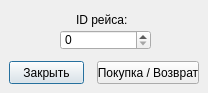
<?xml version="1.0" encoding="UTF-8"?>
<ui version="4.0">
 <class>TicketRequestWindow</class>
 <widget class="QDialog" name="TicketRequestWindow">
  <property name="geometry">
   <rect>
    <x>0</x>
    <y>0</y>
    <width>208</width>
    <height>93</height>
   </rect>
  </property>
  <property name="minimumSize">
   <size>
    <width>208</width>
    <height>93</height>
   </size>
  </property>
  <property name="maximumSize">
   <size>
    <width>208</width>
    <height>93</height>
   </size>
  </property>
  <property name="windowTitle">
   <string>Запрос билета</string>
  </property>
  <property name="windowIcon">
   <iconset resource="icons.qrc">
    <normaloff>:/new/prefix1/icons1/samolet.jpg</normaloff>:/new/prefix1/icons1/samolet.jpg</iconset>
  </property>
  <widget class="QPushButton" name="closeButton">
   <property name="geometry">
    <rect>
     <x>9</x>
     <y>61</y>
     <width>75</width>
     <height>23</height>
    </rect>
   </property>
   <property name="text">
    <string>Закрыть</string>
   </property>
  </widget>
  <widget class="QPushButton" name="requestButton">
   <property name="geometry">
    <rect>
     <x>97</x>
     <y>61</y>
     <width>102</width>
     <height>23</height>
    </rect>
   </property>
   <property name="text">
    <string>Покупка / Возврат</string>
   </property>
  </widget>
  <widget class="QSpinBox" name="routeIDEdit">
   <property name="geometry">
    <rect>
     <x>60</x>
     <y>30</y>
     <width>91</width>
     <height>20</height>
    </rect>
   </property>
   <property name="maximum">
    <number>9999</number>
   </property>
  </widget>
  <widget class="QLabel" name="label">
   <property name="geometry">
    <rect>
     <x>76</x>
     <y>10</y>
     <width>51</width>
     <height>20</height>
    </rect>
   </property>
   <property name="text">
    <string>ID рейса:</string>
   </property>
  </widget>
 </widget>
 <resources>
  <include location="icons.qrc"/>
 </resources>
 <connections>
  <connection>
   <sender>closeButton</sender>
   <signal>clicked()</signal>
   <receiver>TicketRequestWindow</receiver>
   <slot>close()</slot>
   <hints>
    <hint type="sourcelabel">
     <x>46</x>
     <y>72</y>
    </hint>
    <hint type="destinationlabel">
     <x>103</x>
     <y>46</y>
    </hint>
   </hints>
  </connection>
  <connection>
   <sender>requestButton</sender>
   <signal>clicked()</signal>
   <receiver>TicketRequestWindow</receiver>
   <slot>doRequest()</slot>
   <hints>
    <hint type="sourcelabel">
     <x>147</x>
     <y>72</y>
    </hint>
    <hint type="destinationlabel">
     <x>103</x>
     <y>46</y>
    </hint>
   </hints>
  </connection>
 </connections>
 <slots>
  <slot>doRequest()</slot>
 </slots>
</ui>
